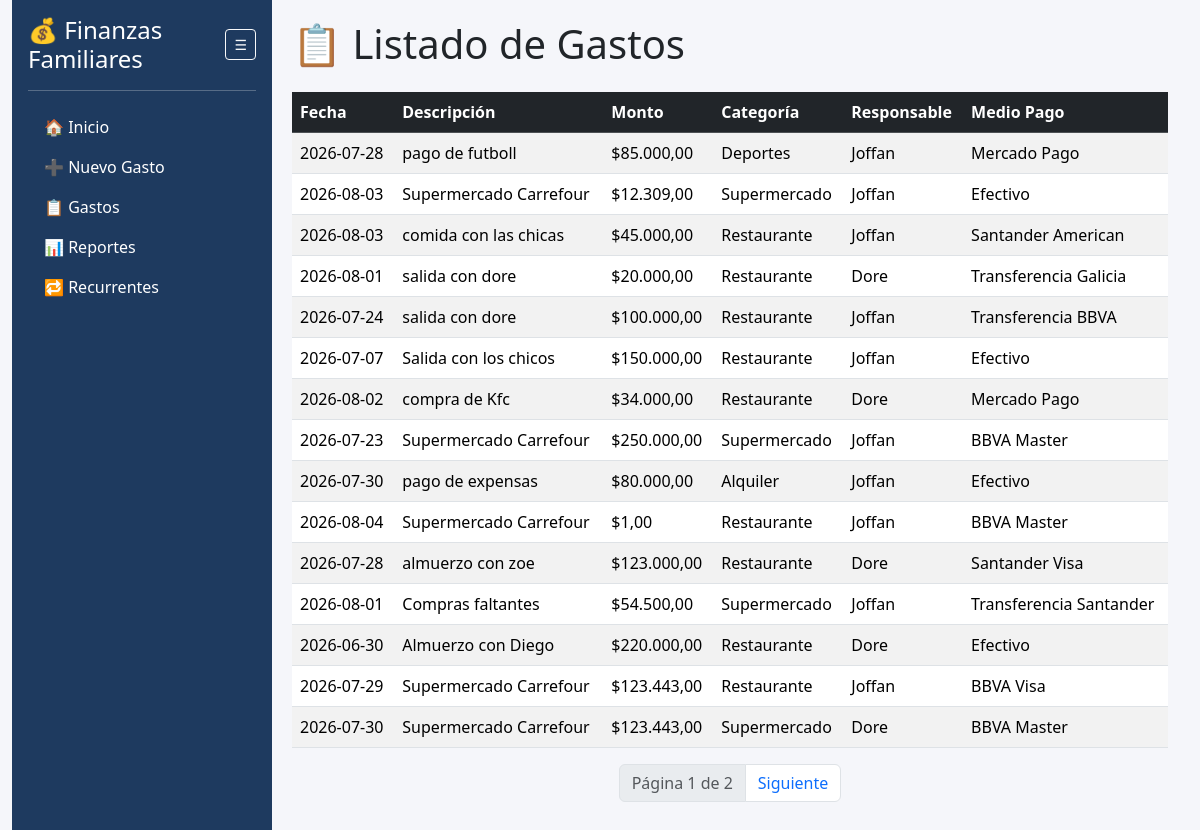
The page /gastos on the database its author committed.
### app.py (models this page shows)
class Gasto(db.Model):
    id = db.Column(db.Integer, primary_key=True)
    fecha = db.Column(db.String(20))
    descripcion = db.Column(db.String(200))
    monto = db.Column(db.Float)
    categoria = db.Column(db.String(50))
    responsable = db.Column(db.String(50))
    medio_pago = db.Column(db.String(50))
    gasto_recurrente_id = db.Column(db.Integer, db.ForeignKey('gasto_recurrente.id'), nullable=True)

### app.py (the view)
@app.route("/gastos")
def listar_gastos():
    orden = request.args.get(
        "orden",
        "id"
    )
    direccion = request.args.get(
        "dir",
        "desc"
    )
    columna = getattr(
        Gasto,
        orden,
        Gasto.id
    )
    if direccion == "asc":
        query = Gasto.query.order_by(
            columna.asc()
        )
    else:
        query = Gasto.query.order_by(
            columna.desc()
        )
    pagina = request.args.get(
        "pagina",
        1,
        type=int
    )
    gastos = query.paginate(
        page=pagina,
        per_page=15,
        error_out=False
    )
    return render_template(
        "gastos.html",
        gastos=gastos,
        orden=orden,
        direccion=direccion
    )

### app.py (called while the page is built)
@app.template_filter('moneda')
def moneda(valor):
    if valor is None:
        return "0,00"
    return f"{valor:,.2f}".replace(",", "X").replace(".", ",").replace("X", ".")

### templates/gastos.html (shortened to what this page needs)
{% extends "base.html" %}
{% block contenido %}
<h1 class="mb-4">📋 Listado de Gastos</h1>
<table class="table table-striped table-hover">
    <thead class="table-dark">
        <tr>
            <th>
                <a href="/gastos?orden=fecha&dir=asc" class="text-white text-decoration-none">
                    Fecha
                </a>
            </th>
            <th>
                <a href="/gastos?orden=descripcion&dir=asc" class="text-white text-decoration-none">
                    Descripción
                </a>
            </th>
            <th>
                <a href="/gastos?orden=monto&dir=desc" class="text-white text-decoration-none">
                    Monto
                </a>
            </th>
            <th>
                <a href="/gastos?orden=categoria&dir=asc" class="text-white text-decoration-none">
                    Categoría
                </a>
            </th>
            <th>
                <a href="/gastos?orden=responsable&dir=asc" class="text-white text-decoration-none">
                    Responsable
                </a>
            </th>
            <th>
                <a href="/gastos?orden=medio_pago&dir=asc" class="text-white text-decoration-none">
                    Medio Pago
                </a>
            </th>
        </tr>
    </thead>
        <tbody>
            {% for gasto in gastos.items %}
            <tr>
                <td>{{ gasto.fecha }}</td>
                <td>{{ gasto.descripcion }}</td>
                <td>${{ gasto.monto | moneda }}</td>
                <td>{{ gasto.categoria }}</td>
                <td>{{ gasto.responsable }}</td>
                <td>{{ gasto.medio_pago }}</td>
            </tr>
        {% endfor %}
    </tbody>
</table>
<nav>
    <ul class="pagination justify-content-center">
        <li class="page-item disabled">
            <a href="#" class="page-link">
                Página {{ gastos.page }} de {{ gastos.pages }}
            </a>
        </li>
        {% if gastos.has_next %}
        <li class="page-item">
            <a href="/gastos?pagina={{ gastos.next_num }}&orden={{ orden }}&dir={{ direccion }}" class="page-link">
                Siguiente
            </a>
        </li>
        {% endif %}
    </ul>
</nav>
{% endblock %}

### templates/base.html (style rules this page uses)
body { background-color:#f5f6fa; }

### rows shown on the page
Gasto: fecha "2026-07-28", descripcion "pago de futboll", monto|moneda "85.000,00", categoria "Deportes", responsable "Joffan", medio_pago "Mercado Pago"
Gasto: fecha "2026-08-03", descripcion "Supermercado Carrefour", monto|moneda "12.309,00", categoria "Supermercado", responsable "Joffan", medio_pago "Efectivo"
Gasto: fecha "2026-08-03", descripcion "comida con las chicas", monto|moneda "45.000,00", categoria "Restaurante", responsable "Joffan", medio_pago "Santander American"
Gasto: fecha "2026-08-01", descripcion "salida con dore", monto|moneda "20.000,00", categoria "Restaurante", responsable "Dore", medio_pago "Transferencia Galicia"
Gasto: fecha "2026-07-24", descripcion "salida con dore", monto|moneda "100.000,00", categoria "Restaurante", responsable "Joffan", medio_pago "Transferencia BBVA"
Gasto: fecha "2026-07-07", descripcion "Salida con los chicos", monto|moneda "150.000,00", categoria "Restaurante", responsable "Joffan", medio_pago "Efectivo"
Gasto: fecha "2026-08-02", descripcion "compra de Kfc", monto|moneda "34.000,00", categoria "Restaurante", responsable "Dore", medio_pago "Mercado Pago"
Gasto: fecha "2026-07-23", descripcion "Supermercado Carrefour", monto|moneda "250.000,00", categoria "Supermercado", responsable "Joffan", medio_pago "BBVA Master"
Gasto: fecha "2026-07-30", descripcion "pago de expensas", monto|moneda "80.000,00", categoria "Alquiler", responsable "Joffan", medio_pago "Efectivo"
Gasto: fecha "2026-08-04", descripcion "Supermercado Carrefour", monto|moneda "1,00", categoria "Restaurante", responsable "Joffan", medio_pago "BBVA Master"
Gasto: fecha "2026-07-28", descripcion "almuerzo con zoe", monto|moneda "123.000,00", categoria "Restaurante", responsable "Dore", medio_pago "Santander Visa"
Gasto: fecha "2026-08-01", descripcion "Compras faltantes", monto|moneda "54.500,00", categoria "Supermercado", responsable "Joffan", medio_pago "Transferencia Santander"
Gasto: fecha "2026-06-30", descripcion "Almuerzo con Diego", monto|moneda "220.000,00", categoria "Restaurante", responsable "Dore", medio_pago "Efectivo"
Gasto: fecha "2026-07-29", descripcion "Supermercado Carrefour", monto|moneda "123.443,00", categoria "Restaurante", responsable "Joffan", medio_pago "BBVA Visa"
Gasto: fecha "2026-07-30", descripcion "Supermercado Carrefour", monto|moneda "123.443,00", categoria "Supermercado", responsable "Dore", medio_pago "BBVA Master"

### other values the page prints
{{ gastos.page }} "1"
{{ gastos.pages }} "2"
